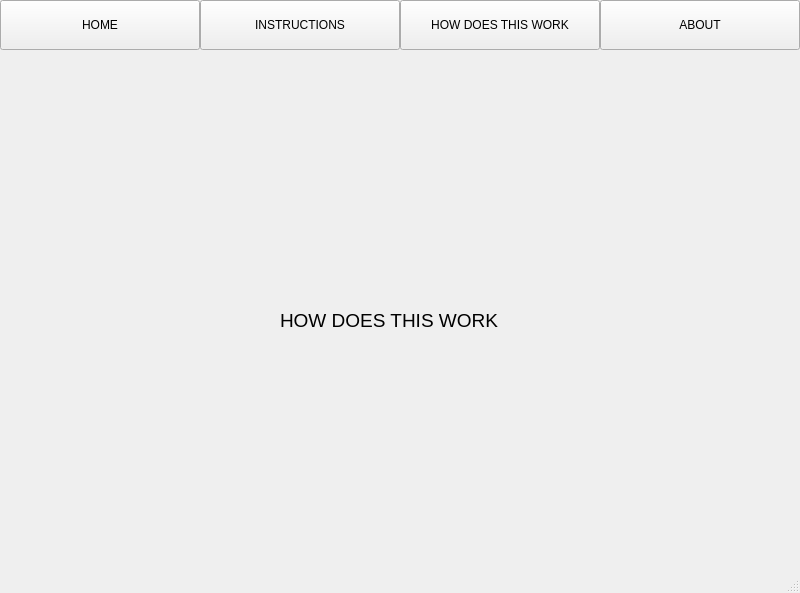
<?xml version="1.0" encoding="UTF-8"?>
<ui version="4.0">
 <class>HowDoesThisWork</class>
 <widget class="QMainWindow" name="HowDoesThisWork">
  <property name="geometry">
   <rect>
    <x>0</x>
    <y>0</y>
    <width>800</width>
    <height>593</height>
   </rect>
  </property>
  <property name="windowTitle">
   <string>MainWindow</string>
  </property>
  <widget class="QWidget" name="centralwidget">
   <widget class="QPushButton" name="bHome">
    <property name="geometry">
     <rect>
      <x>0</x>
      <y>0</y>
      <width>200</width>
      <height>50</height>
     </rect>
    </property>
    <property name="text">
     <string>HOME</string>
    </property>
   </widget>
   <widget class="QPushButton" name="bHow">
    <property name="geometry">
     <rect>
      <x>400</x>
      <y>0</y>
      <width>200</width>
      <height>50</height>
     </rect>
    </property>
    <property name="text">
     <string>HOW DOES THIS WORK</string>
    </property>
   </widget>
   <widget class="QPushButton" name="bInstructions">
    <property name="geometry">
     <rect>
      <x>200</x>
      <y>0</y>
      <width>200</width>
      <height>50</height>
     </rect>
    </property>
    <property name="text">
     <string>INSTRUCTIONS</string>
    </property>
   </widget>
   <widget class="QLabel" name="lHow">
    <property name="geometry">
     <rect>
      <x>280</x>
      <y>270</y>
      <width>301</width>
      <height>101</height>
     </rect>
    </property>
    <property name="font">
     <font>
      <pointsize>14</pointsize>
     </font>
    </property>
    <property name="text">
     <string>HOW DOES THIS WORK</string>
    </property>
   </widget>
   <widget class="QPushButton" name="bAbout">
    <property name="geometry">
     <rect>
      <x>600</x>
      <y>0</y>
      <width>200</width>
      <height>50</height>
     </rect>
    </property>
    <property name="text">
     <string>ABOUT</string>
    </property>
   </widget>
  </widget>
  <widget class="QMenuBar" name="menubar">
   <property name="geometry">
    <rect>
     <x>0</x>
     <y>0</y>
     <width>800</width>
     <height>21</height>
    </rect>
   </property>
  </widget>
  <widget class="QStatusBar" name="statusbar"/>
 </widget>
 <resources/>
 <connections/>
</ui>
